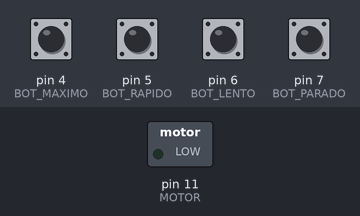
Bench run of a sketch on a simulated Arduino Uno, built with avr-gcc and run on an emulated ATmega328P. Parts: switched loads named in the sketch (green lamp = pin HIGH). The test bench sets the inputs (shaded band); at power-on: pin 4 (BOT_MAXIMO), pin 5 (BOT_RAPIDO), pin 6 (BOT_LENTO), pin 7 (BOT_PARADO) LOW. What the sketch prints to the serial monitor is not drawn.

Above: at 1.2 s.
1.3 s: pin 4 (BOT_MAXIMO) pulled HIGH for 0.15 s
At 2.4 s:
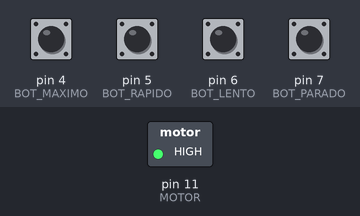
2.9 s: pin 5 (BOT_RAPIDO) pulled HIGH for 0.15 s
At 3.6 s:
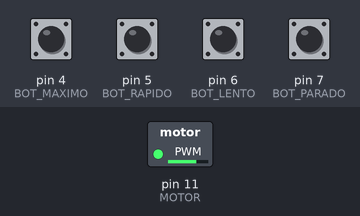
4.5 s: pin 6 (BOT_LENTO) pulled HIGH for 0.15 s
At 4.8 s:
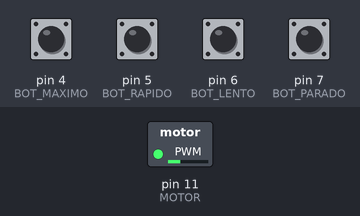
6.1 s: pin 4 (BOT_MAXIMO) pulled HIGH for 1 s
At 7.2 s:
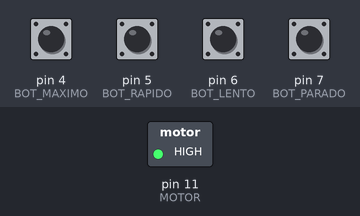
8.6 s: pin 7 (BOT_PARADO) pulled HIGH for 0.15 s
At 9.1 s:
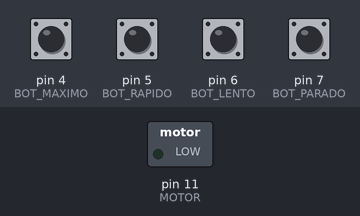
10.2 s: pin 5 (BOT_RAPIDO) pulled HIGH for 1 s
At 11.5 s:
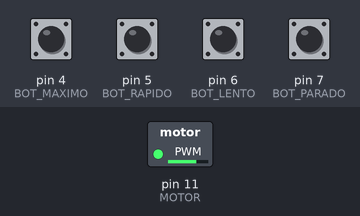
Timing chart, 0 to 13.2 s (numbered marks = the images above; inputs shaded):
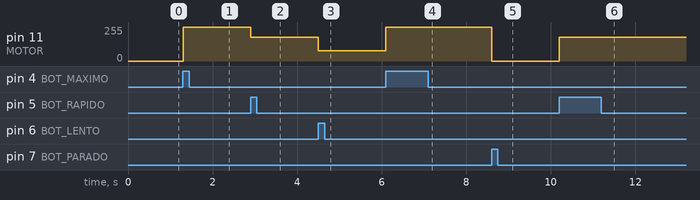

Measured:
- after the input at 1.3 s, pin 11 (MOTOR): 0/255 → 255/255 at once
- after the input at 2.9 s, pin 11 (MOTOR): 255/255 → 179/255 at once
- after the input at 4.5 s, pin 11 (MOTOR): 179/255 → 77/255 at once
- after the input at 6.1 s, pin 11 (MOTOR): 77/255 → 255/255 at once
- after the input at 8.6 s, pin 11 (MOTOR): 255/255 → 0/255 at once
- after the input at 10.2 s, pin 11 (MOTOR): 0/255 → 179/255 at once

The sketch:

Motor4Botoes.ino
```cpp
#define  MOTOR 11

#define BOT_PARADO 7
#define BOT_LENTO  6
#define BOT_RAPIDO 5
#define BOT_MAXIMO 4

void setup() {

  //  Pinos dos botões, entrada.
  pinMode (BOT_PARADO, INPUT);
  pinMode (BOT_LENTO,  INPUT);
  pinMode (BOT_RAPIDO, INPUT);
  pinMode (BOT_MAXIMO, INPUT);
  Serial.begin(9600);

  // Observe que não configuramos o pino para o motor,
  // pois ele vai ser comandado como uma saída de PWM
  // (analógica)

}

// Função loop:  Teste dos botões e comando do motor
void loop() {
  // Se um botão é pressionado, a velocidade correspondente
  // é configurada na saída PWM de comando do motor.
  Serial.println(BOT_PARADO);
  if ( digitalRead (BOT_PARADO) == HIGH)
       analogWrite ( MOTOR, 0);  // Motor para, com PWM de 0%

  if ( digitalRead (BOT_LENTO) == HIGH)
       analogWrite ( MOTOR, 77);  // Motor para, com PWM de 30%


  if ( digitalRead (BOT_RAPIDO) == HIGH)
       analogWrite ( MOTOR, 179);  // Motor gira rapidamente, com PWM de 70%

  if ( digitalRead (BOT_MAXIMO) == HIGH)
       analogWrite ( MOTOR, 255);  // Motor gira com máxima velocidade (PWM de 100%)

}
```
